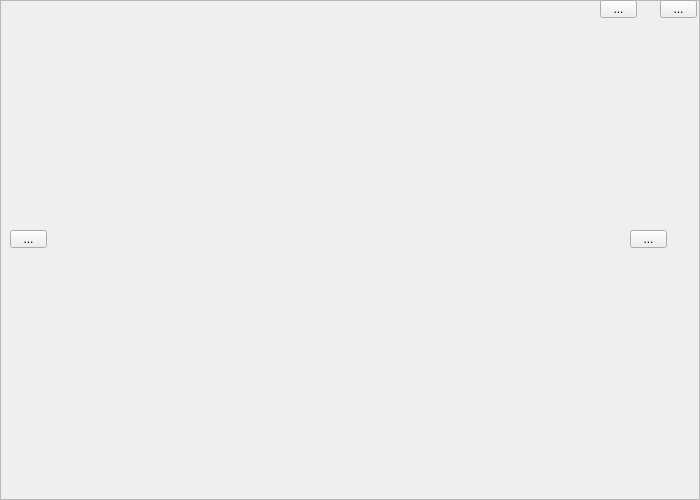
<?xml version="1.0" encoding="UTF-8"?>
<ui version="4.0">
 <class>imageViewForm</class>
 <widget class="QWidget" name="imageViewForm">
  <property name="geometry">
   <rect>
    <x>0</x>
    <y>0</y>
    <width>700</width>
    <height>500</height>
   </rect>
  </property>
  <property name="windowTitle">
   <string>Form</string>
  </property>
  <layout class="QVBoxLayout" name="verticalLayout">
   <property name="spacing">
    <number>0</number>
   </property>
   <property name="leftMargin">
    <number>0</number>
   </property>
   <property name="topMargin">
    <number>0</number>
   </property>
   <property name="rightMargin">
    <number>0</number>
   </property>
   <property name="bottomMargin">
    <number>0</number>
   </property>
   <item>
    <widget class="QFrame" name="frame">
     <property name="frameShape">
      <enum>QFrame::StyledPanel</enum>
     </property>
     <property name="frameShadow">
      <enum>QFrame::Raised</enum>
     </property>
     <widget class="QToolButton" name="btn_close">
      <property name="geometry">
       <rect>
        <x>660</x>
        <y>0</y>
        <width>37</width>
        <height>18</height>
       </rect>
      </property>
      <property name="text">
       <string>...</string>
      </property>
     </widget>
     <widget class="QLabel" name="lab_image">
      <property name="geometry">
       <rect>
        <x>200</x>
        <y>160</y>
        <width>251</width>
        <height>131</height>
       </rect>
      </property>
      <property name="text">
       <string/>
      </property>
     </widget>
     <widget class="QLabel" name="lab_num">
      <property name="geometry">
       <rect>
        <x>60</x>
        <y>60</y>
        <width>54</width>
        <height>12</height>
       </rect>
      </property>
      <property name="text">
       <string/>
      </property>
     </widget>
     <widget class="QToolButton" name="btn_next">
      <property name="geometry">
       <rect>
        <x>630</x>
        <y>230</y>
        <width>37</width>
        <height>18</height>
       </rect>
      </property>
      <property name="text">
       <string>...</string>
      </property>
     </widget>
     <widget class="QToolButton" name="btn_pre">
      <property name="geometry">
       <rect>
        <x>10</x>
        <y>230</y>
        <width>37</width>
        <height>18</height>
       </rect>
      </property>
      <property name="text">
       <string>...</string>
      </property>
     </widget>
     <widget class="QToolButton" name="btn_close2">
      <property name="geometry">
       <rect>
        <x>600</x>
        <y>0</y>
        <width>37</width>
        <height>18</height>
       </rect>
      </property>
      <property name="text">
       <string>...</string>
      </property>
     </widget>
    </widget>
   </item>
  </layout>
 </widget>
 <resources/>
 <connections/>
</ui>
